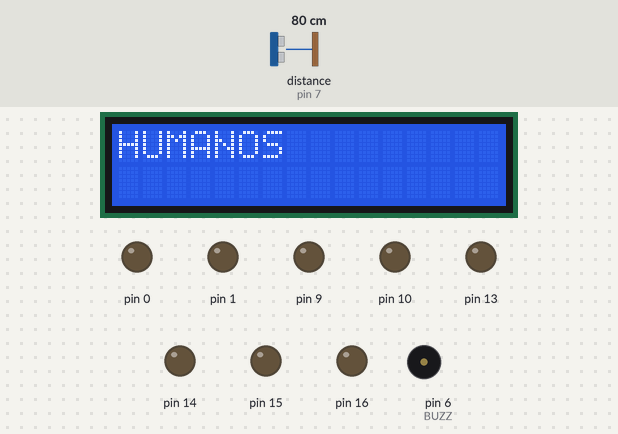
This sketch was run on a simulated Arduino Uno, built with avr-gcc and run on an emulated ATmega328P. On the bench: 16×2 character LCD, output pins drawn as LEDs (lit = HIGH), buzzer (waves = sounding). Wiring (inferred from the names in the program): ultrasonic range finder: trigger pin 8; echo pin 7. The test bench sets the inputs (shaded band); at power-on: distance to the obstacle (sensor on pin 7) 80 cm. The echo pulse lasts 58.3 µs per cm; pins used as bus, display or sensor lines are not drawn.

Above: at 1.2 s.
1.3 s: distance to the obstacle (sensor on pin 7) set to 4 cm
At 1.73 s:
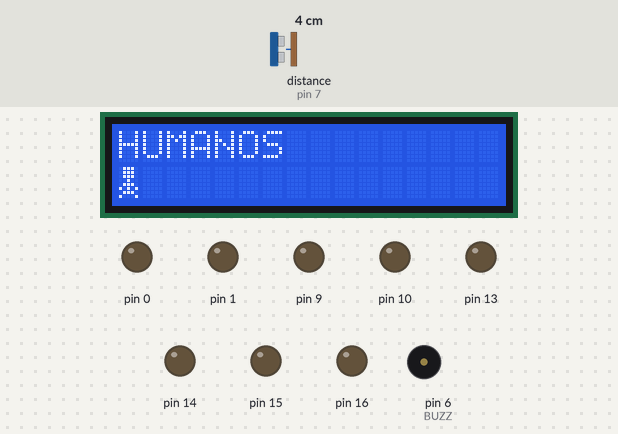
At 2.13 s:
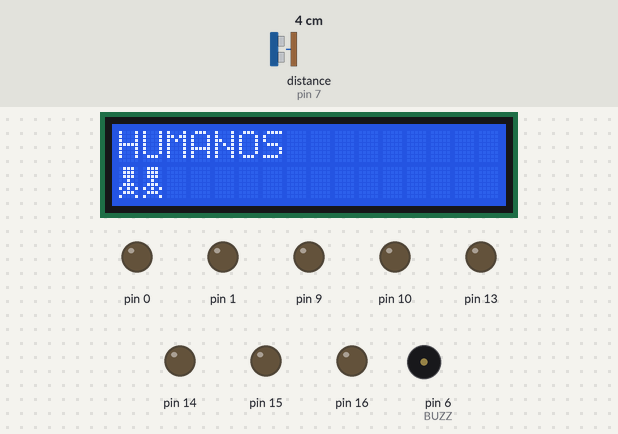
4.3 s: distance to the obstacle (sensor on pin 7) set to 2 cm
5.8 s: distance to the obstacle (sensor on pin 7) set to 4 cm
At 6.15 s:
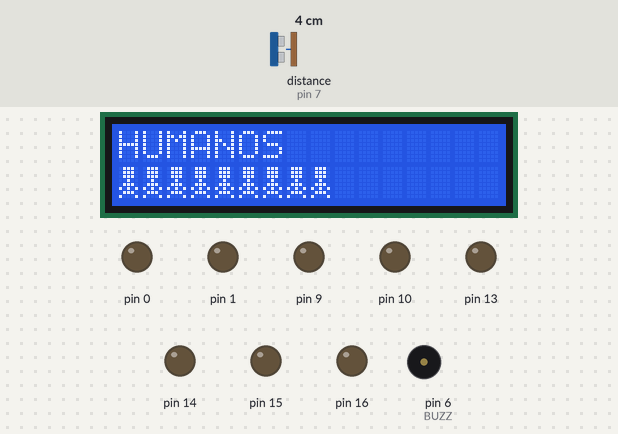
8.8 s: distance to the obstacle (sensor on pin 7) set to 6 cm
11.8 s: distance to the obstacle (sensor on pin 7) set to 9 cm
Timing chart, 0 to 14.7 s (numbered marks = the images above; inputs shaded):
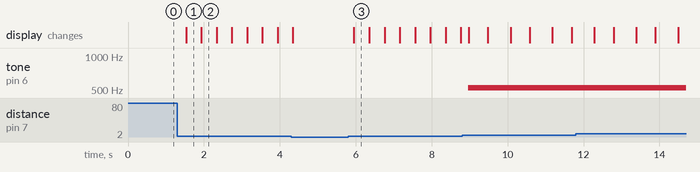

The sketch:

Nave_.ino
```cpp
/*
 * Fundacion Kinal
 * CENTRO EDUCATIVO TECNICO LABORAL KINAL
 * ELECTRONICA
 * EB5AM
 * Taller de Electronica Digital
 * Byron Dávila
 * 2019618
*/

#include <LiquidCrystal.h>

#define RS 12
#define Enable 11
#define D4 5
#define D5 4
#define D6 3
#define D7 2
#define TRIG 8
#define ECO 7
#define BUZZ 6
long DISTANCIA;
int PERSONAS = -1;

LiquidCrystal LCD_DAVILA(RS, Enable, D4, D5, D6, D7);

byte ninoConBrazoArriba[] = {
  B01110,
  B01110,
  B01110,
  B10101,
  B01110,
  B00100,
  B01010,
  B00000
};

byte ninoConBrazoAbajo[] = {
  B01110,
  B01110,
  B01110,
  B00100,
  B01110,
  B10101,
  B01110,
  B10001
};

void setup(){
  for(int i = 0; i <=16; i++){
   pinMode(i,OUTPUT);
}
   pinMode(TRIG, OUTPUT);
   pinMode(ECO, INPUT);
   pinMode(BUZZ, OUTPUT);
   LCD_DAVILA.begin(16,2);
   LCD_DAVILA.createChar(1,ninoConBrazoAbajo);
   LCD_DAVILA.createChar(2,ninoConBrazoArriba);
   LCD_DAVILA.setCursor(0,0);
   LCD_DAVILA.print("HUMANOS");
}
void loop(){
  MEDICION();
  Limitepers();
}
int MEDICION(){
  long I;
  digitalWrite(TRIG, HIGH);
  delayMicroseconds(10);
  digitalWrite(TRIG, LOW);
  I = pulseIn(ECO, HIGH);
  DISTANCIA = I/58.2;
  delay(100);
  return DISTANCIA;
  }

 void Limitepers(){
    if(DISTANCIA >= 2 && DISTANCIA <=6){
    PERSONAS = PERSONAS + 1;
      }

    switch(PERSONAS){
     case 1:
      LCD_DAVILA.setCursor(0,0);
      LCD_DAVILA.print("HUMANOS");
      LCD_DAVILA.setCursor(PERSONAS-1,1);
      LCD_DAVILA.write(1);
      delay(300);
      break;

     case 2:
      LCD_DAVILA.setCursor(0,0);
      LCD_DAVILA.print("HUMANOS");
      LCD_DAVILA.setCursor(PERSONAS-1,1);
      LCD_DAVILA.write(1);
      delay(300);
      break;

     case 3:
      LCD_DAVILA.setCursor(0,0);
      LCD_DAVILA.print("HUMANOS");
      LCD_DAVILA.setCursor(PERSONAS-1,1);
      LCD_DAVILA.write(1);
      delay(300);
      break;

     case 4:
      LCD_DAVILA.setCursor(0,0);
      LCD_DAVILA.print("HUMANOS");
      LCD_DAVILA.setCursor(PERSONAS-1,1);
      LCD_DAVILA.write(1);
      delay(300);
      break;

      case 5:
      LCD_DAVILA.setCursor(0,0);
      LCD_DAVILA.print("HUMANOS");
      LCD_DAVILA.setCursor(PERSONAS-1,1);
      LCD_DAVILA.write(1);
      delay(300);
      break;

      case 6:
      LCD_DAVILA.setCursor(0,0);
      LCD_DAVILA.print("HUMANOS");
      LCD_DAVILA.setCursor(PERSONAS-1,1);
      LCD_DAVILA.write(1);
      delay(300);
      break;
      case 7:
      LCD_DAVILA.setCursor(0,0);
      LCD_DAVILA.print("HUMANOS");
      LCD_DAVILA.setCursor(PERSONAS-1,1);
      LCD_DAVILA.write(1);
      delay(300);
      break;
      case 8:
      LCD_DAVILA.setCursor(0,0);
      LCD_DAVILA.print("HUMANOS");
      LCD_DAVILA.setCursor(PERSONAS-1,1);
      LCD_DAVILA.write(1);
      delay(300);
      break;

      case 9:
      LCD_DAVILA.setCursor(0,0);
      LCD_DAVILA.print("HUMANOS");
      LCD_DAVILA.setCursor(PERSONAS-1,1);
      LCD_DAVILA.write(1);
      delay(300);
      break;

      case 10:
      LCD_DAVILA.setCursor(0,0);
      LCD_DAVILA.print("HUMANOS");
      LCD_DAVILA.setCursor(PERSONAS-1,1);
      LCD_DAVILA.write(1);
      delay(300);
      break;

      case 11:
      LCD_DAVILA.setCursor(0,0);
      LCD_DAVILA.print("HUMANOS");
      LCD_DAVILA.setCursor(PERSONAS-1,1);
      LCD_DAVILA.write(1);
      delay(300);
      break;
      case 12:
      LCD_DAVILA.setCursor(0,0);
      LCD_DAVILA.print("HUMANOS");
      LCD_DAVILA.setCursor(PERSONAS-1,1);
      LCD_DAVILA.write(1);
      delay(300);
      break;
      case 13:
      LCD_DAVILA.setCursor(0,0);
      LCD_DAVILA.print("HUMANOS");
      LCD_DAVILA.setCursor(PERSONAS-1,1);
      LCD_DAVILA.write(1);
      delay(300);
      break;
      case 14:
      LCD_DAVILA.setCursor(0,0);
      LCD_DAVILA.print("HUMANOS");
      LCD_DAVILA.setCursor(PERSONAS-1,1);
      LCD_DAVILA.write(1);
      delay(300);
      break;
      case 15:
      LCD_DAVILA.setCursor(0,0);
      LCD_DAVILA.print("HUMANOS");
      LCD_DAVILA.setCursor(PERSONAS-1,1);
      LCD_DAVILA.write(1);
      delay(300);
      break;
      case 16:
      LCD_DAVILA.setCursor(0,0);
      LCD_DAVILA.print("ALCANZADO");
      LCD_DAVILA.setCursor(PERSONAS-1,1);
      LCD_DAVILA.write(1);
      break;
    }
      if(PERSONAS > 17){
      LimiteMAX();
      }
      }
void LimiteMAX(){
     tone(BUZZ, 523);
     LCD_DAVILA.setCursor(0,1);
      LCD_DAVILA.write(2);
      LCD_DAVILA.write(1);
      LCD_DAVILA.write(2);
      LCD_DAVILA.write(1);
      LCD_DAVILA.write(2);
      LCD_DAVILA.write(1);
      LCD_DAVILA.write(2);
      LCD_DAVILA.write(1);
      LCD_DAVILA.write(2);
      LCD_DAVILA.write(1);
      LCD_DAVILA.write(2);
      LCD_DAVILA.write(1);
      LCD_DAVILA.write(2);
      LCD_DAVILA.write(1);
      LCD_DAVILA.write(2);
      LCD_DAVILA.write(1);
      delay(500);
      LCD_DAVILA.setCursor(0,1);
      LCD_DAVILA.write(1);
      LCD_DAVILA.write(2);
      LCD_DAVILA.write(1);
      LCD_DAVILA.write(2);
      LCD_DAVILA.write(1);
      LCD_DAVILA.write(2);
      LCD_DAVILA.write(1);
      LCD_DAVILA.write(2);
      LCD_DAVILA.write(1);
      LCD_DAVILA.write(2);
      LCD_DAVILA.write(1);
      LCD_DAVILA.write(2);
      LCD_DAVILA.write(1);
      LCD_DAVILA.write(2);
      LCD_DAVILA.write(1);
      LCD_DAVILA.write(2);
      delay(500);
}
```

Measured:
- after the input at 1.3 s, the display: changes after 0.23 s (image 1)
- after the input at 5.8 s, the display: changes after 0.15 s (image 3)
- what the display in image 1 shows lasts 0.4 s, from 1.5 s to 1.9 s
